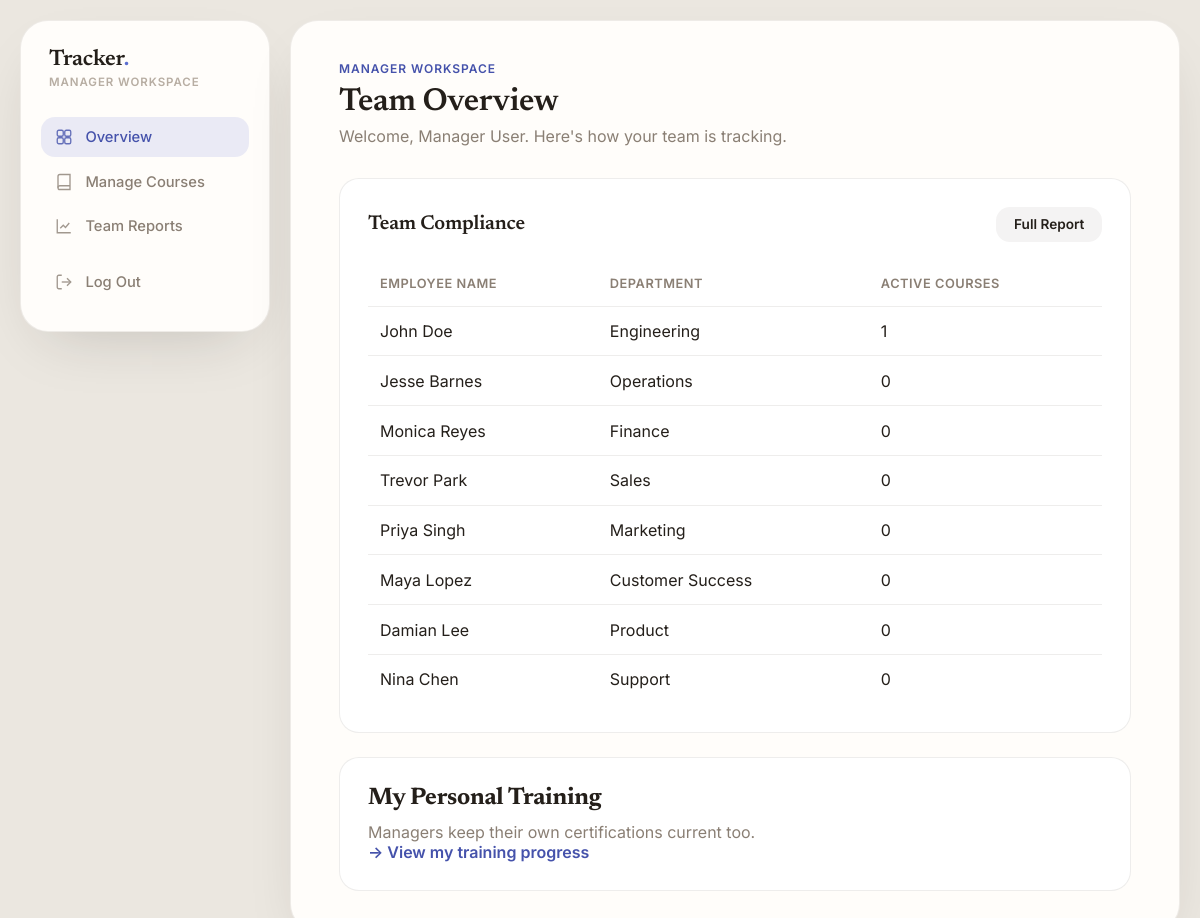
/manager/dashboard.php (signed in), run on the app's committed database.
### tables this page shows
CREATE TABLE EMPLOYEE (
    EmployeeID INT AUTO_INCREMENT PRIMARY KEY,
    Name VARCHAR(100) NOT NULL,
    Department VARCHAR(100),
    Email VARCHAR(100) UNIQUE NOT NULL,
    Password VARCHAR(255) NOT NULL,
    Role ENUM('Employee', 'Manager', 'Admin') DEFAULT 'Employee'
);

### manager/dashboard.php (the view, shortened to what this page needs)
<?php
require '../config/db.php';
require '../includes/header.php';
?>
<div class="eyebrow">Manager Workspace</div>
<h1>Team Overview</h1>
<p class="page-subtitle">Welcome, <?= htmlspecialchars($_SESSION['name']) ?>. Here's how your team is tracking.</p>
<div class="card">
    <div class="card-row">
        <h2>Team Compliance</h2>
        <a href="reports.php" class="btn btn-sm btn-secondary">Full Report</a>
    </div>
    <table>
        <tr>
            <th>Employee Name</th>
            <th>Department</th>
            <th>Active Courses</th>
        </tr>
        <?php
        $stmt = $pdo->query("SELECT Name, Department, EmployeeID FROM EMPLOYEE WHERE Role = 'Employee'");
        $team = $stmt->fetchAll();
        foreach ($team as $member):
            $enrollStmt = $pdo->prepare("SELECT COUNT(*) FROM COURSE_ENROLLMENT WHERE EmployeeID = ? AND Status = 'In Progress'");
            $enrollStmt->execute([$member['EmployeeID']]);
            $activeCourses = $enrollStmt->fetchColumn();
        ?>
        <tr>
            <td><?= htmlspecialchars($member['Name']) ?></td>
            <td><?= htmlspecialchars($member['Department'] ?? 'N/A') ?></td>
            <td><?= $activeCourses ?></td>
        </tr>
        <?php endforeach; ?>
    </table>
</div>
<div class="card">
    <h2>My Personal Training</h2>
    <p class="page-subtitle" style="margin-top: 0.75rem; margin-bottom: 0;">
        Managers keep their own certifications current too.
        <br><a href="../employee/dashboard.php" style="color: var(--accent-2); font-weight: 600; text-decoration: none;">&rarr; View my training progress</a>
    </p>
</div>
<?php require '../includes/footer.php'; ?>

### assets/css/style.css (style rules this page uses)
:root { --canvas: #ebe7e0; --surface: #fffdfa; --surface-raised: #ffffff; --border: rgba(37, 30, 24, 0.08); --ink: #241f1a; --ink-soft: #8a7f74; --ink-faint: #b7ada2; --radius-xl: 28px; --radius-lg: 20px; --radius-md: 14px; --radius-sm: 10px; --shadow-shell: 0 24px 60px -28px rgba(36, 31, 26, 0.22); --shadow-pop: 0 12px 28px -14px rgba(36, 31, 26, 0.28); --status-valid: #3a8f5d; --status-valid-soft: rgba(58, 143, 93, 0.12); --status-warning: #c07f21; --status-warning-soft: rgba(192, 127, 33, 0.13); --status-expired: #c14f3f; --status-expired-soft: rgba(193, 79, 63, 0.12); --accent: #4f8f68; --accent-2: #396f4f; --accent-soft: rgba(79, 143, 104, 0.12); }
body[data-role="Manager"] { --accent: #5b6ecf; --accent-2: #4552ab; --accent-soft: rgba(91, 110, 207, 0.13); }
* { margin: 0; padding: 0; box-sizing: border-box; }
body { font-family: 'Inter', system-ui, -apple-system, "Segoe UI", sans-serif; background: var(--canvas); color: var(--ink); min-height: 100vh; }
h1, h2, h3, .brand { font-family: 'Newsreader', Georgia, serif; letter-spacing: -0.01em; }
a { color: inherit; }
.eyebrow { font-family: 'Inter', sans-serif; font-size: 0.75rem; font-weight: 600; letter-spacing: 0.08em; text-transform: uppercase; color: var(--accent-2); margin-bottom: 0.6rem; }
h1 { font-size: 2rem; font-weight: 600; margin-bottom: 0.5rem; }
.page-subtitle { color: var(--ink-soft); margin-bottom: 2rem; }
.card { background: var(--surface-raised); border: 1px solid var(--border); border-radius: var(--radius-lg); padding: 1.75rem; }
.card + .card { margin-top: 1.5rem; }
.card-row { display: flex; justify-content: space-between; align-items: center; margin-bottom: 1.25rem; gap: 1rem; }
.card-row h2 { font-size: 1.25rem; font-weight: 600; }
table { width: 100%; border-collapse: collapse; }
th, td { padding: 0.9rem 0.75rem; text-align: left; border-bottom: 1px solid var(--border); }
th { color: var(--ink-soft); font-weight: 600; font-size: 0.8rem; text-transform: uppercase; letter-spacing: 0.04em; }
tbody tr:last-child td { border-bottom: none; }
.btn { display: inline-flex; align-items: center; justify-content: center; gap: 0.5rem; background: linear-gradient(135deg, var(--accent), var(--accent-2)); color: #fff; border: none; padding: 0.85rem 1.5rem; border-radius: var(--radius-md); font-weight: 600; font-size: 0.92rem; cursor: pointer; text-decoration: none; transition: transform 0.15s ease, box-shadow 0.15s ease; }
.btn-secondary { background: rgba(37, 30, 24, 0.05); color: var(--ink); }
.btn-sm { padding: 0.6rem 1.1rem; font-size: 0.85rem; }

### data on the page
employee: Name "John Doe", Department "Engineering", activeCourses "1"
employee: Name "Jesse Barnes", Department "Operations", activeCourses "0"
employee: Name "Monica Reyes", Department "Finance", activeCourses "0"
employee: Name "Trevor Park", Department "Sales", activeCourses "0"
employee: Name "Priya Singh", Department "Marketing", activeCourses "0"
employee: Name "Maya Lopez", Department "Customer Success", activeCourses "0"
employee: Name "Damian Lee", Department "Product", activeCourses "0"
employee: Name "Nina Chen", Department "Support", activeCourses "0"

### other printed values
$role "MANAGER"
$_SESSION['name'] "Manager User"
